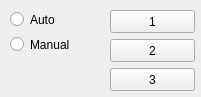
<?xml version="1.0" encoding="UTF-8"?>
<ui version="4.0">
 <class>MainWindow</class>
 <widget class="QMainWindow" name="MainWindow">
  <property name="geometry">
   <rect>
    <x>0</x>
    <y>0</y>
    <width>201</width>
    <height>97</height>
   </rect>
  </property>
  <property name="sizePolicy">
   <sizepolicy hsizetype="Fixed" vsizetype="Fixed">
    <horstretch>0</horstretch>
    <verstretch>0</verstretch>
   </sizepolicy>
  </property>
  <property name="minimumSize">
   <size>
    <width>201</width>
    <height>97</height>
   </size>
  </property>
  <property name="maximumSize">
   <size>
    <width>201</width>
    <height>97</height>
   </size>
  </property>
  <property name="windowTitle">
   <string>Control de Ventilador</string>
  </property>
  <widget class="QWidget" name="centralwidget">
   <widget class="QPushButton" name="BtnSpd1">
    <property name="geometry">
     <rect>
      <x>110</x>
      <y>10</y>
      <width>85</width>
      <height>23</height>
     </rect>
    </property>
    <property name="text">
     <string>1</string>
    </property>
   </widget>
   <widget class="QPushButton" name="BtnSpd2">
    <property name="geometry">
     <rect>
      <x>110</x>
      <y>39</y>
      <width>85</width>
      <height>23</height>
     </rect>
    </property>
    <property name="text">
     <string>2</string>
    </property>
   </widget>
   <widget class="QPushButton" name="BtnSpd3">
    <property name="geometry">
     <rect>
      <x>110</x>
      <y>68</y>
      <width>85</width>
      <height>23</height>
     </rect>
    </property>
    <property name="text">
     <string>3</string>
    </property>
   </widget>
   <widget class="QRadioButton" name="radioAuto">
    <property name="geometry">
     <rect>
      <x>10</x>
      <y>10</y>
      <width>113</width>
      <height>19</height>
     </rect>
    </property>
    <property name="text">
     <string>Auto</string>
    </property>
   </widget>
   <widget class="QRadioButton" name="radioManual">
    <property name="geometry">
     <rect>
      <x>10</x>
      <y>35</y>
      <width>113</width>
      <height>19</height>
     </rect>
    </property>
    <property name="text">
     <string>Manual</string>
    </property>
   </widget>
  </widget>
 </widget>
 <resources/>
 <connections/>
</ui>
